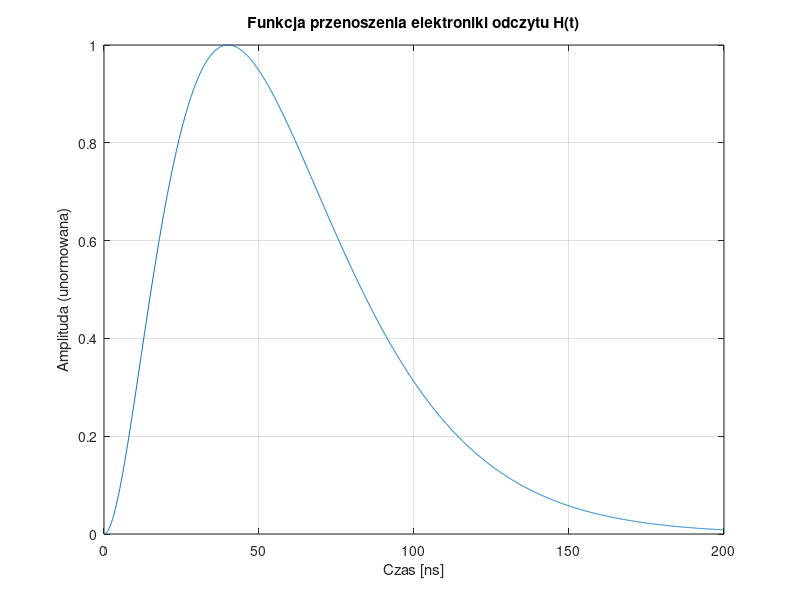
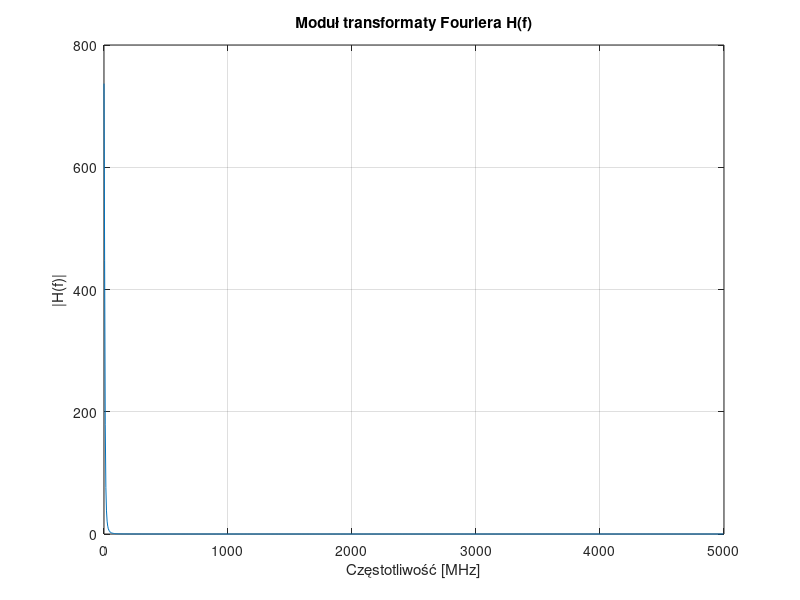
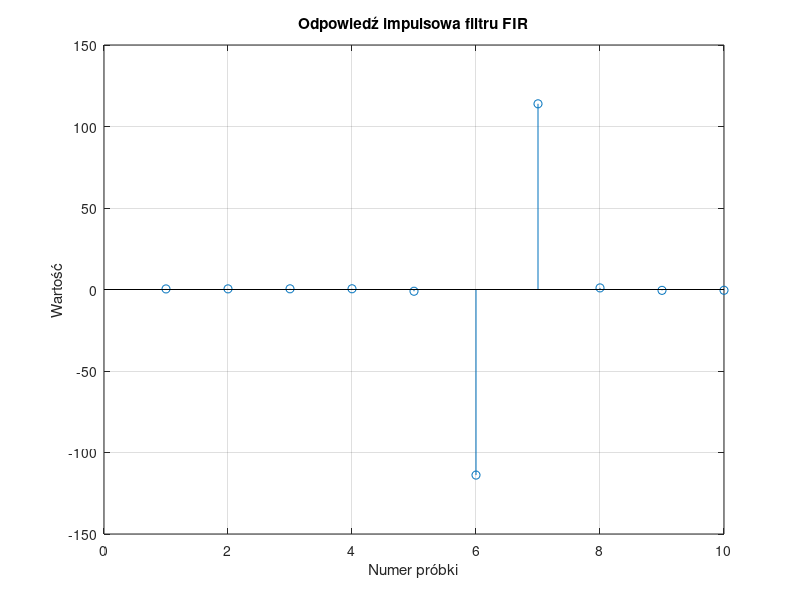
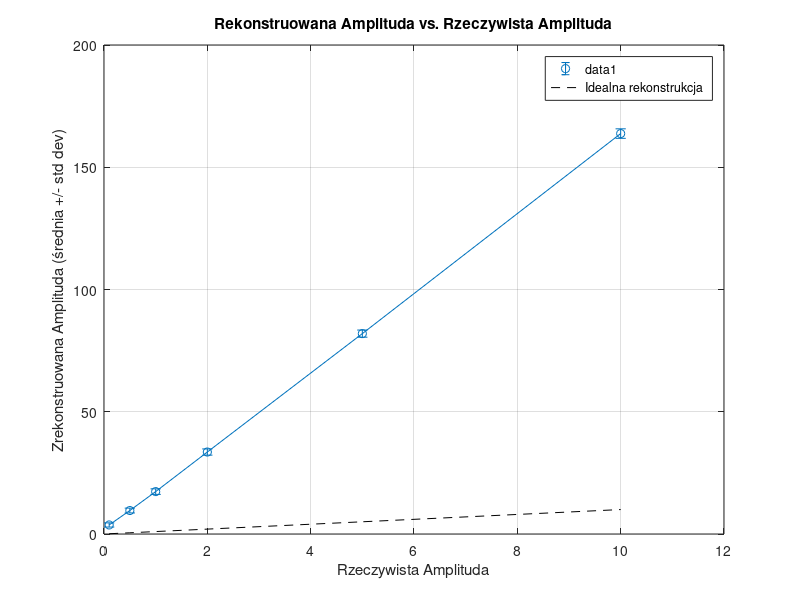

The MATLAB source for these figures, in order: (Note: this script raises an error after producing the figures.)
%% 1. Definicja parametrów symulacji

clear; close all; clc;

% Czas symulacji
T_sim = 200e-9; % Czas trwania symulacji w sekundach (np. 200 ns)
Fs_analog = 10e9; % Częstotliwość próbkowania dla "ciągłego" sygnału (bardzo wysoka, np. 10 GHz)
dt_analog = 1/Fs_analog;
t_analog = 0:dt_analog:T_sim-dt_analog; % Wektor czasu dla sygnału "ciągłego"

% Parametry sygnału z detektora (delta Kroneckera)
amplitudes = [0.1, 0.5, 1, 2, 5, 10]; % Przykładowe amplitudy ładunku (np. w pC)
num_events_per_amplitude = 100; % Liczba zdarzeń do symulacji dla każdej amplitudy

% Parametry ADC
Fs_adc_range = [50e6, 100e6, 200e6, 500e6]; % Zakres częstotliwości próbkowania ADC (np. od 50 MHz do 500 MHz)
% Dla uproszczenia na początku skupimy się na jednej częstotliwości ADC,
% a potem rozszerzymy analizę na zakres.
Fs_adc_selected = Fs_adc_range(2); % Wybierz jedną do początkowej symulacji

% Parametry szumu
noise_amplitude_rms = 0.01; % RMS szumu (np. w Voltach)


%% 2. Modelowanie Funkcji Przenoszenia Elektroniki Odczytu H(t)
% To jest KLUCZOWY element, który musisz dokładnie określić.
% Poniżej przykład prostej funkcji quasi-gaussowskiej (np. z kaskady CR-RC^n)

% Funkcja CR-RC^n jest często używana do modelowania.
% Przykład dla CR-RC (n=1) lub CR-RC^2 (n=2)
% H(t) = C * (t/tau)^n * exp(-t/tau) dla t >= 0
% Gdzie C jest stałą normalizacyjną, tau to stała czasowa shaping-u.

tau = 20e-9; % Stała czasowa shapera (np. 20 ns)
n_shaper = 2; % Rząd shapera (np. 2 dla CR-RC^2, co daje kształt bardziej zbliżony do Gaussa)

% Definicja H(t)
H_t = zeros(size(t_analog));
valid_indices = t_analog >= 0; % Impuls zaczyna się w t=0
H_t(valid_indices) = (t_analog(valid_indices) / tau).^n_shaper .* exp(-t_analog(valid_indices) / tau);

% Normalizacja H(t) tak, aby maksimum było równe 1 dla danego ładunku (po wzmocnieniu)
% W rzeczywistości amplituda zależy od wzmocnienia, ale dla modelowania możemy ją unormować
% do umownej "jednostki" i potem skalować przez "amplitudy"
[~, max_idx] = max(H_t);
H_t = H_t / H_t(max_idx); % Normalizacja do 1

% Wizualizacja H(t)
figure;
plot(t_analog * 1e9, H_t);
title('Funkcja przenoszenia elektroniki odczytu H(t)');
xlabel('Czas [ns]');
ylabel('Amplituda (unormowana)');
grid on;

% Obliczenie Transformacji Fouriera H(f) dla celów projektowania filtra
% Używamy FFT dla dyskretnego sygnału
H_f_analog = fft(H_t);
f_analog = (0:length(H_t)-1) * Fs_analog / length(H_t); % Wektor częstotliwości

% Wizualizacja |H(f)|
figure;
plot(f_analog(1:floor(length(f_analog)/2))/1e6, abs(H_f_analog(1:floor(length(H_f_analog)/2))));
title('Moduł transformaty Fouriera H(f)');
xlabel('Częstotliwość [MHz]');
ylabel('|H(f)|');
grid on;


%% 6. Projektowanie Filtra Dekonwolucyjnego 1/H(f) (FIR)

% Długość filtra FIR - ma wpływ na dokładność i złożoność
% Dłuższy filtr = lepsze odwzorowanie 1/H(f), ale większe opóźnienie i złożoność
fir_len = 10; % Przykładowa długość filtra FIR

% !!!!!!! KLUCZOWY PUNKT: Projektowanie filtra 1/H(f) !!!!!!!
% Bezpośrednie 1./H_f_analog prowadzi do problemów z szumem i niestabilności.
% Musisz zastosować regularyzację lub bardziej zaawansowane techniki.
% Poniżej prosty przykład z progowaniem (truncation) lub filtrem Wienera.

% Metoda 1: Proste odwrócenie z progowaniem małych wartości (NIEZALECANE, ale dla ilustracji)
% H_f_inv = zeros(size(H_f_analog));
% threshold = max(abs(H_f_analog)) * 0.01; % Próg dla małych wartości
% valid_freq_idx = abs(H_f_analog) > threshold;
% H_f_inv(valid_freq_idx) = 1 ./ H_f_analog(valid_freq_idx);

% Metoda 2: Filtr Wienera (bardzo często używana w dekonwolucji)
% G(f) = H*(f) / (|H(f)|^2 + S_n(f)/S_x(f))
% Gdzie S_n(f) to widmowa gęstość mocy szumu, S_x(f) to widmowa gęstość mocy sygnału
% Dla uproszczenia, możemy użyć stałej k jako stosunku szumu do sygnału:
% G(f) = H*(f) / (|H(f)|^2 + k)
% Musisz określić k (power_spectral_density_ratio) na podstawie szumu i sygnału.
% Możemy przyjąć uproszczoną wersję gdzie k jest stałą regularyzacji.

regularization_k = (noise_amplitude_rms)^2 / (max(amplitudes))^2; % Przykład, dostosuj!

H_f_inv_wiener = conj(H_f_analog) ./ (abs(H_f_analog).^2 + regularization_k);

% Przejście do dziedziny czasu - odpowiedź impulsowa filtra FIR
% Używamy IFFT, a następnie skracamy do długości fir_len.
% W tym miejscu możesz również użyć funkcji do projektowania filtrów FIR, np. `fir1`
% ale to wymagałoby określenia pasm przenoszenia/tłumienia.
% Bezpośrednie przejście z dziedziny częstotliwości:

impulse_response_fir_long = ifft(H_f_inv_wiener);
% Centrowanie i skrócenie odpowiedzi impulsowej
% Zwykle chcemy, aby impuls był symetryczny wokół środka dla liniowej fazy
impulse_response_fir = fftshift(impulse_response_fir_long); % Przesunięcie zera częstotliwości
impulse_response_fir = impulse_response_fir(floor(end/2) - floor(fir_len/2) + 1 : floor(end/2) + ceil(fir_len/2));

% Normalizacja filtru (opcjonalnie, ale może pomóc w zachowaniu amplitudy)
impulse_response_fir = real(impulse_response_fir); % Pozbywamy się małych części urojonych

% Wizualizacja odpowiedzi impulsowej filtra FIR
figure;
stem(impulse_response_fir);
title('Odpowiedź impulsowa filtru FIR');
xlabel('Numer próbki');
ylabel('Wartość');
grid on;


%% 3-5, 7. Główna pętla symulacyjna: Generacja, próbkowanie, szum, rekonstrukcja
% Będziemy iterować po różnych amplitudach i częstotliwościach próbkowania ADC

reconstruction_errors_amplitude = zeros(length(amplitudes), 1);
reconstruction_errors_sampling = zeros(length(Fs_adc_range), 1);

% Dla uproszczenia, najpierw analizujemy tylko dla jednej Fs_adc_selected
fprintf('\n--- Symulacja dla Fs_ADC = %.1f MHz ---\n', Fs_adc_selected / 1e6);

mean_reconstructed_amplitudes = zeros(length(amplitudes), 1);
std_reconstructed_amplitudes = zeros(length(amplitudes), 1);

for amp_idx = 1:length(amplitudes)
    current_amplitude = amplitudes(amp_idx);
    reconstructed_amplitudes_for_current_amp = zeros(num_events_per_amplitude, 1);

    for event_idx = 1:num_events_per_amplitude
        % Generacja sygnału "ciągłego" (splot delty z H(t))
        % W idealnym przypadku to po prostu H_t skalowane przez amplitudę
        % Ale jeśli delta byłaby w innym miejscu, należałoby zrobić splot.
        % Tutaj zakładamy, że delta jest w t=0.
        continuous_signal = current_amplitude * H_t;

        % Próbkowanie ADC w losowej fazie
        % Losowe przesunięcie początkowe
        max_shift_samples_analog = floor(Fs_analog / Fs_adc_selected); % Max przesunięcie w próbkach "analogowych"
        random_shift_samples_analog = randi([0, max_shift_samples_analog - 1]);
        
        t_start_adc = t_analog(random_shift_samples_analog + 1);
        t_adc = t_start_adc : (1/Fs_adc_selected) : T_sim;
        
        % Interpolacja sygnału "ciągłego" na punkty próbkowania ADC
        % Użyjemy interp1 dla interpolacji liniowej, lub nearest dla najbliższego sąsiada
        sampled_signal_clean = interp1(t_analog, continuous_signal, t_adc, 'linear', 0);
        
        % Dodanie szumu Gaussa
        sampled_signal_noisy = sampled_signal_clean + noise_amplitude_rms * randn(size(sampled_signal_clean));

        % !!!!!!!! KLUCZOWY PUNKT: Zastosowanie filtru FIR do dekonwolucji !!!!!!!!
        % Funkcja `conv` wykonuje splot.
        % Wynik splotu będzie dłuższy niż sygnał wejściowy.
        % Musimy wybrać odpowiedni fragment, który odpowiada dekonwolucji.
        
        reconstructed_signal_raw = conv(sampled_signal_noisy, impulse_response_fir);
        
        % Znalezienie zrekonstruowanej amplitudy
        % Idealnie, po dekonwolucji powinniśmy otrzymać impuls Diraca (lub jego przybliżenie).
        % Amplituda tego impulsu będzie naszą zrekonstruowaną amplitudą.
        % Szukamy maksimum lub wartości w przewidywanym miejscu impulsu.
        
        % Problem: filtr FIR wprowadza opóźnienie. Należy to uwzględnić.
        % Opóźnienie = (length(impulse_response_fir) - 1) / 2 próbki (dla filtra liniowofazowego)
        
        delay_samples = floor(length(impulse_response_fir) / 2);
        
        % Spróbujmy znaleźć maksimum w pewnym oknie czasowym,
        % lub po prostu weźmy wartość w miejscu, gdzie spodziewamy się delty.
        
        % Znalezienie przybliżonej pozycji "zrekonstruowanej delty"
        % Oryginalny impuls był w okolicy t=0.
        % sampled_signal_noisy zaczyna się od t_start_adc.
        % Po konwolucji z filtrem, szczyt będzie przesunięty.
        
        % W prostym przypadku, jeśli filtrujemy cały sygnał i oczekujemy jeden impuls,
        % możemy szukać globalnego maksimum po pewnym opóźnieniu.
        
        % Przybliżona pozycja szczytu zrekonstruowanego impulsu
        % Jest to bardzo wrażliwy punkt i wymaga precyzyjnego ustawienia.
        % Można estymować szczyt zrekonstruowanego impulsu.
        
        % Dla uproszczenia: weźmy maksimum zrekonstruowanego sygnału po pewnym opóźnieniu.
        % To nie jest idealne, ale daje wstępne wyniki.
        
        [peak_val, peak_idx_raw] = max(reconstructed_signal_raw);
        % Należy uważać na artefakty na początku i końcu.
        % Prawdziwy szczyt powinien być w okolicy t_start_adc + delay_samples / Fs_adc_selected.
        
        % Możliwe jest również dopasowanie do znanej postaci impulsu Diraca po dekonwolucji.
        % Albo, jeśli filtr jest dobrze zaprojektowany, to szczyt 'reconstructed_signal_raw'
        % powinien być blisko faktycznej amplitudy.
        
        % Bardziej zaawansowana metoda: fitowanie impulsu lub szukanie maksimum w oknie
        
        % Na razie weźmy po prostu maksimum (po odrzuceniu początkowych/końcowych artefaktów)
        % Opóźnienie wprowadzone przez filtr FIR powoduje, że szczyt pojawi się później.
        % Sygnał po dekonwolucji powinien wyglądać jak krótki impuls.
        
        % Zakładamy, że szczyt jest w środku użytecznej części sygnału.
        % Długość sygnału po konwolucji: N_in + N_fir - 1
        % Wybieramy fragment odpowiadający oryginalnemu sygnałowi.
        
        reconstructed_signal_aligned = reconstructed_signal_raw(delay_samples + 1 : end - delay_samples);
        if isempty(reconstructed_signal_aligned)
            reconstructed_amplitudes_for_current_amp(event_idx) = 0; % W przypadku błędu
        else
            reconstructed_amplitudes_for_current_amp(event_idx) = max(reconstructed_signal_aligned);
        end
        
    end
    
    mean_reconstructed_amplitudes(amp_idx) = mean(reconstructed_amplitudes_for_current_amp);
    std_reconstructed_amplitudes(amp_idx) = std(reconstructed_amplitudes_for_current_amp);
    
    % Błąd rekonstrukcji dla danej amplitudy (np. odchylenie standardowe zrekonstruowanych wartości)
    % Lub średni błąd bezwzględny / kwadratowy
    reconstruction_errors_amplitude(amp_idx) = std(reconstructed_amplitudes_for_current_amp - current_amplitude);
    fprintf('  Amplituda: %.2f, Średnia zrekonstruowana: %.2f, Std dev: %.4f, Błąd: %.4f\n', ...
            current_amplitude, mean_reconstructed_amplitudes(amp_idx), ...
            std_reconstructed_amplitudes(amp_idx), reconstruction_errors_amplitude(amp_idx));
end

%% 8. Analiza Dokładności Rekonstrukcji w funkcji amplitudy
figure;
errorbar(amplitudes, mean_reconstructed_amplitudes, std_reconstructed_amplitudes, 'o-');
hold on;
plot(amplitudes, amplitudes, 'k--', 'DisplayName', 'Idealna rekonstrukcja');
title('Rekonstruowana Amplituda vs. Rzeczywista Amplituda');
xlabel('Rzeczywista Amplituda');
ylabel('Zrekonstruowana Amplituda (średnia +/- std dev)');
legend('show');
grid on;

figure;
plot(amplitudes, reconstruction_errors_amplitude, 'o-');
title('Błąd Rekonstrukcji (Std Dev) vs. Amplituda');
xlabel('Rzeczywista Amplituda');
ylabel('Błąd Rekonstrukcji (Std Dev)');
grid on;


% --- Rozszerzenie analizy na różne częstotliwości próbkowania ADC ---
fprintf('\n--- Analiza w funkcji częstotliwości próbkowania ADC ---\n');

% Wybieramy jedną, reprezentatywną amplitudę do tej analizy
representative_amplitude = amplitudes(end); % Np. największa amplituda

reconstruction_errors_sampling = zeros(length(Fs_adc_range), 1);
mean_reconstructed_sampling = zeros(length(Fs_adc_range), 1);
std_reconstructed_sampling = zeros(length(Fs_adc_range), 1);

for Fs_idx = 1:length(Fs_adc_range)
    current_Fs_adc = Fs_adc_range(Fs_idx);
    
    reconstructed_amplitudes_for_current_fs = zeros(num_events_per_amplitude, 1);
    
    for event_idx = 1:num_events_per_amplitude
        continuous_signal = representative_amplitude * H_t;
        
        % Próbkowanie ADC w losowej fazie
        max_shift_samples_analog = floor(Fs_analog / current_Fs_adc);
        random_shift_samples_analog = randi([0, max_shift_samples_analog - 1]);
        
        t_start_adc = t_analog(random_shift_samples_analog + 1);
        t_adc = t_start_adc : (1/current_Fs_adc) : T_sim;
        
        sampled_signal_clean = interp1(t_analog, continuous_signal, t_adc, 'linear', 0);
        sampled_signal_noisy = sampled_signal_clean + noise_amplitude_rms * randn(size(sampled_signal_clean));
        
        % WAŻNE: Filtr FIR powinien być zaprojektowany dla konkretnej Fs_adc.
        % Jeśli Fs_adc się zmienia, filtr 1/H(f) również powinien się zmienić!
        % Dla uproszczenia (ale z niedokładnością) na razie używamy tego samego filtru.
        % W rzeczywistości, dla każdej Fs_adc należałoby ponownie zaprojektować `impulse_response_fir`.
        
        % Poniżej, dla poprawnej analizy, MUSISZ przeliczyć filtr dla każdej Fs_adc!
        % Krok do samodzielnego wykonania:
        % 1. Dyskretne H(t) dla danej Fs_adc
        % 2. Dyskretne H(f) dla danej Fs_adc
        % 3. Projekt filtra 1/H(f) dla danej Fs_adc
        
        % Tymczasowo, dla ilustracji, używamy filtra z Fs_adc_selected.
        % To pokaże, jak ważne jest dopasowanie filtru do Fs_adc.
        
        % Aby to zrobić poprawnie, musisz ponownie wykonać kroki 2 i 6 w tej pętli,
        % dla `current_Fs_adc`.

        % PRZYKŁADOWY, POPRAWNY SPOSÓB PRZEPROWADZENIA TEGO KROKU:
        % 1. Zprobkuj H_t dla current_Fs_adc:
        H_t_sampled_for_current_Fs = interp1(t_analog, H_t, 0:(1/current_Fs_adc):T_sim, 'linear', 0);
        
        % 2. Oblicz H(f) dla tego próbkowania
        H_f_sampled_for_current_Fs = fft(H_t_sampled_for_current_Fs);
        
        % 3. Zaprojektuj nowy filtr Wienera dla current_Fs_adc
        impulse_response_fir_long_current_Fs = ifft(conj(H_f_sampled_for_current_Fs) ./ (abs(H_f_sampled_for_current_Fs).^2 + regularization_k));
        impulse_response_fir_current_Fs = fftshift(impulse_response_fir_long_current_Fs);
        impulse_response_fir_current_Fs = real(impulse_response_fir_current_Fs(floor(end/2) - floor(fir_len/2) + 1 : floor(end/2) + ceil(fir_len/2)));
        
        reconstructed_signal_raw = conv(sampled_signal_noisy, impulse_response_fir_current_Fs);
        
        delay_samples = floor(length(impulse_response_fir_current_Fs) / 2);
        reconstructed_signal_aligned = reconstructed_signal_raw(delay_samples + 1 : end - delay_samples);
        if isempty(reconstructed_signal_aligned)
            reconstructed_amplitudes_for_current_fs(event_idx) = 0;
        else
            reconstructed_amplitudes_for_current_fs(event_idx) = max(reconstructed_signal_aligned);
        end
        
    end
    mean_reconstructed_sampling(Fs_idx) = mean(reconstructed_amplitudes_for_current_fs);
    std_reconstructed_sampling(Fs_idx) = std(reconstructed_amplitudes_for_current_fs);
    reconstruction_errors_sampling(Fs_idx) = std(reconstructed_amplitudes_for_current_fs - representative_amplitude);
    
    fprintf('  Fs_ADC: %.1f MHz, Średnia zrekonstruowana: %.2f, Std dev: %.4f, Błąd: %.4f\n', ...
            current_Fs_adc / 1e6, mean_reconstructed_sampling(Fs_idx), ...
            std_reconstructed_sampling(Fs_idx), reconstruction_errors_sampling(Fs_idx));
end

%% 9. Wizualizacja wyników dla częstotliwości próbkowania
figure;
yyaxis left;
plot(Fs_adc_range/1e6, reconstruction_errors_sampling, 'o-');
ylabel('Błąd Rekonstrukcji (Std Dev)');
yyaxis right;
plot(Fs_adc_range/1e6, std_reconstructed_sampling ./ mean_reconstructed_sampling * 100, 'x-'); % Procentowa rozdzielczość energetyczna
ylabel('Procentowa Rozdzielczość [%]');
title('Błąd Rekonstrukcji vs. Częstotliwość Próbkowania ADC (dla amplitudy %.2f)', representative_amplitude);
xlabel('Częstotliwość Próbkowania ADC [MHz]');
grid on;


%% Dodatkowe wizualizacje (przykładowe)

% Przykład pojedynczego impulsu i jego rekonstrukcji
figure;
subplot(3,1,1);
plot(t_analog * 1e9, continuous_signal);
title('Oryginalny sygnał H(t)');
xlabel('Czas [ns]');
ylabel('Amplituda');
grid on;

subplot(3,1,2);
plot(t_adc * 1e9, sampled_signal_noisy);
title('Próbkowany sygnał z szumem (losowa faza)');
xlabel('Czas [ns]');
ylabel('Amplituda');
grid on;

subplot(3,1,3);
% Czas dla zrekonstruowanego sygnału
t_reconstructed = (0:length(reconstructed_signal_raw)-1) * (1/Fs_adc_selected);
plot(t_reconstructed * 1e9, reconstructed_signal_raw);
hold on;
stem((t_start_adc + (delay_samples * (1/Fs_adc_selected))) * 1e9, max(reconstructed_signal_aligned), 'r*', 'MarkerSize', 10, 'LineWidth', 1.5);
title('Zrekonstruowany sygnał po dekonwolucji');
xlabel('Czas [ns]');
ylabel('Amplituda');
grid on;